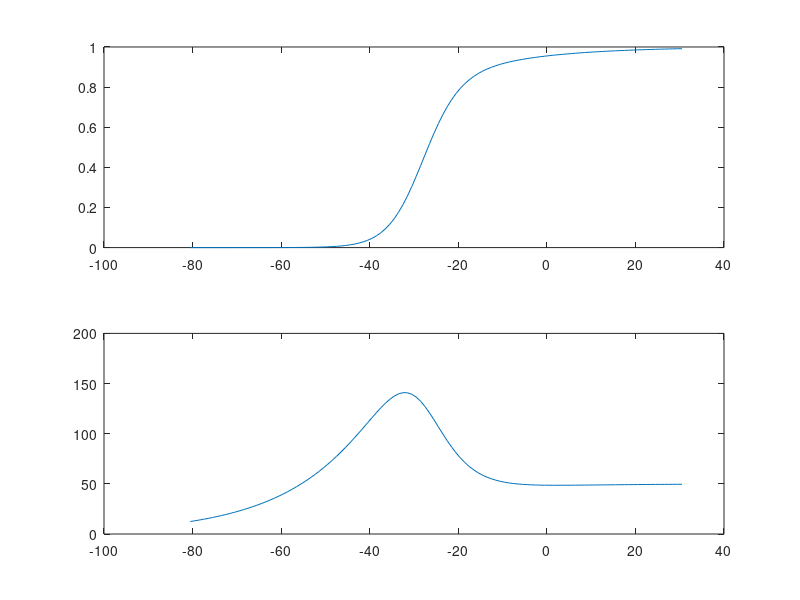
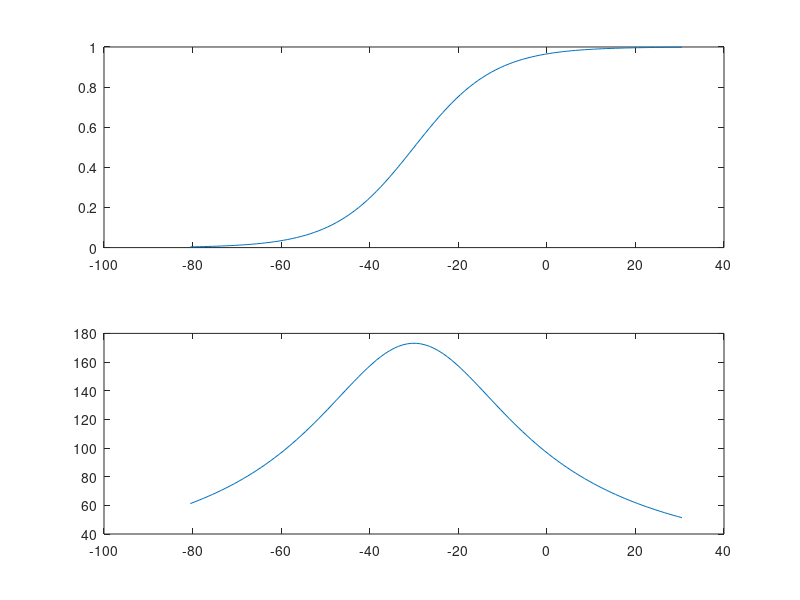

Recreate these plots in MATLAB, in order.


%% Setup params
V = -80.5:1:30.5;


%% Jason DNSim (Kramer 2008)

gM = [0.75];
E_M = [-95];
c_MaM = [1];
c_MbM = [1];
IC = [0];
IC_noise = [0.01];
 
aM = c_MaM.*(.02./(1+exp((-20-V)/5)));
bM = c_MbM.*(.01*exp((-43-V)/18));
%IM(V,m) = gM.*m.*(V-E_M)
 
%mM' = (aM(V).*(1-mM)-bM(V).*mM);
%mM(0) = IC+IC_noise.*rand(Npop,1)

minf = aM ./ (aM + bM);
mtau = 1 ./ (aM + bM);

figure;
subplot(211); plot(V,minf);
subplot(212); plot(V,mtau);



%% Lee's M current

    V = -80.5:1:30.5;
    Qs = 3.209
	aM = (0.0001*Qs*(V+30)) ./ (1-exp(-(V+30)/9));
	bM = (-0.0001*Qs*(V+30)) ./ (1-exp((V+30)/9));
    
    minf = aM ./ (aM + bM);
    mtau = 1 ./ (aM + bM);

    figure;
    subplot(211); plot(V,minf);
    subplot(212); plot(V,mtau);

%% Original mod file for Lee's M current

% UNITS {
% 	(mV) = (millivolt)
% 	(mA) = (milliamp)
% 	(S) = (siemens)
% }
% 
% NEURON {
% 	SUFFIX KM
%         USEION k READ ek WRITE ik
% 	RANGE gkmbar
% }
% 
% PARAMETER {
% 	gkmbar  = 0.004 (S/cm2)
% }
% 
% ASSIGNED { 
% 	v (mV)
% 	ek (mV)
%         ik (mA/cm2)
%         malpha (/ms)
%         mbeta (/ms)
% 	:ninf
% 	:ntau (ms)
%         
% }
% 
% STATE {
%         m
% 	:n
% }
% 
% BREAKPOINT {
% 	SOLVE states METHOD cnexp 
% 	ik  = gkmbar*m*(v-ek)
% 	:ik = gkmbar*n*n*n*n*(v - ek)
% }
% 
% INITIAL {
%         settables(v)
%         m = malpha/(malpha+mbeta)
% 	:n = ninf
% }
% 
% DERIVATIVE states {  
% 	settables(v)      
% 	m' = ((malpha*(1-m)) - (mbeta*m))
% 	:n' = (ninf-n)/ntau
% }
% 
% UNITSOFF
% 
% PROCEDURE settables(v (mV)) {
%         LOCAL  Qs
%         TABLE malpha, mbeta  FROM -100.5 TO 95.5 WITH 200   :Offset to avoid singularity at 30mV
% 	:TABLE ninf, ntau  FROM -100 TO 100 WITH 200
% 
% 	Qs = 3.209
% 	malpha = (0.0001*Qs*(v+30)) / (1-exp(-(v+30)/9))
% 	mbeta = (-0.0001*Qs*(v+30)) / (1-exp((v+30)/9))
% 
% 	:ninf = 1.0/(1.0+exp((-v-27.0)/11.5))
% 	:ntau = (0.25 + 4.35*exp(-fabs(v+10)/10))*1
% }
% 
% UNITSON
